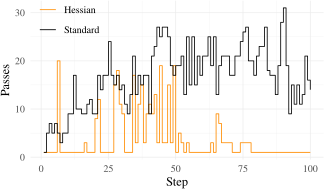

Write R code to recreate this figure.
library(ggplot2)
library(dplyr)
library(tikzDevice)

source("R/utils.R")

theme_set(theme_minimal(base_size = 9))

fig_width <- 3.35
fig_height <- 2

options(
  tikzDocumentDeclaration =
    "\\documentclass[10pt]{article}\n\\usepackage{newtxtext,newtxmath}\n"
)

dat <- readRDS("results/warm-starts.rds") %>%
  filter(dataset == "colon-cancer")

file <- "figures/hessian-warm-starts.tex"
tikz(file, width = fig_width, height = fig_height, standAlone = TRUE)
ggplot(dat, aes(Step, Passes, col = WarmStart)) +
  geom_step() +
  labs(col = NULL, linetype = "Warm Start") +
  scale_color_manual(values = c("dark orange", "black")) +
  theme(legend.position = c(0.13, 0.9))
dev.off()
renderPdf(file)
